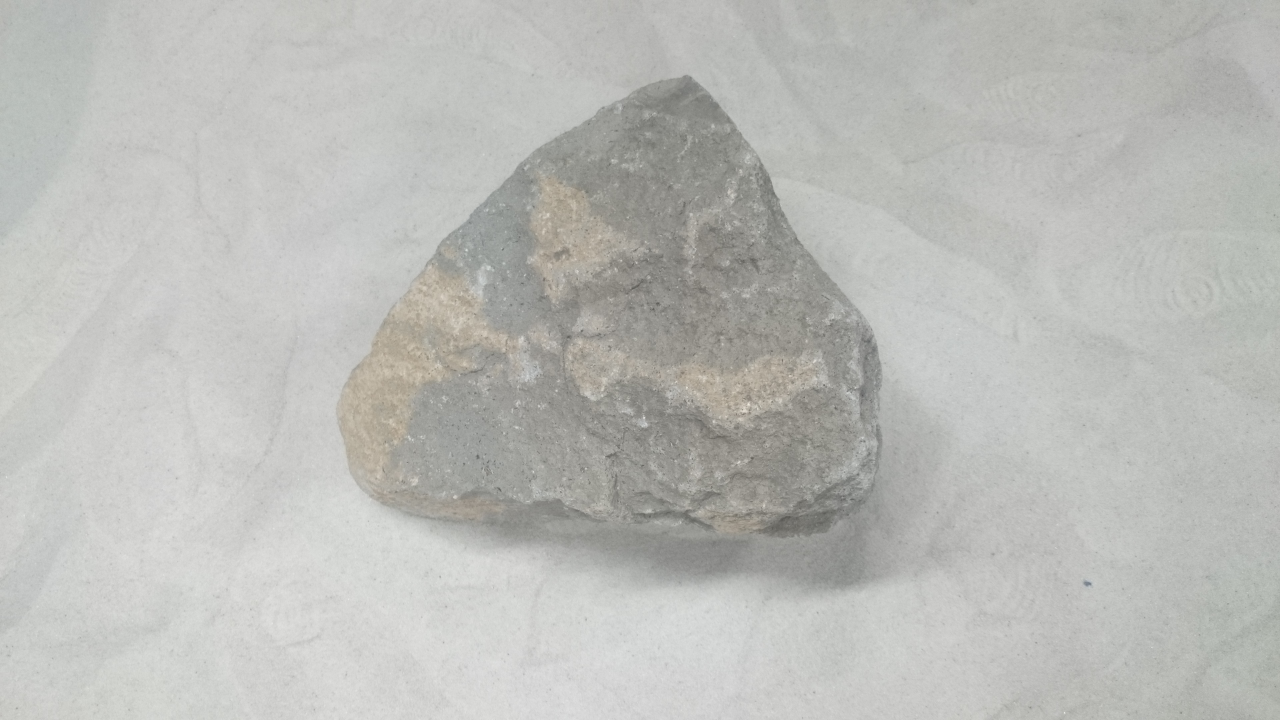
#> input picture image/rock/3.JPG, 3840 x 2160 px, given in place of spiritsol118navcam.jpg, which was not available (shown at 1/3 size)
$ python vj.py ../image/rock/3.JPG   (Python 2 division)   (older library calls are emulated)
#> lines starting #> are read from the running program, lines starting #| are printed output that depends on the picture; long printed decimals are rounded; pictures that were not available may be replaced by others from this repository, and a replacement may not be noted
# -*- coding: utf-8 -*-
'''
Rock Detection based on Saliency Map and Region Growing Algolithm
Usage: $ python rock_detection.py
argv : Image,3ch
dst  : Region of Rocks, 1ch
'''

import cv2
import numpy as np
import matplotlib.pyplot as plt
import matplotlib.patches as mpatches
import skimage.measure as sk
import skimage.segmentation as skseg
import scipy.ndimage as nd

from scipy import misc
from scipy import signal
from mpl_toolkits.mplot3d import Axes3D

import os
import sys
import time
import math
import copy

from get_maxima import getMaxima as getmaxima


class SaliencyMap():

    def __init__(self):
        # いくつのDoGを足し合わせるか
        self.scale = 6

        # gabor kernelのパラメータ
        self.ksize  = (5,5)
        self.sigma = 5
        self.lambd = 5
        self.gamma = 1
        self.GaborKernel_0   = cv2.getGaborKernel(ksize = self.ksize, sigma = self.sigma,theta = 0, lambd = self.lambd, gamma = self.gamma)
        self.GaborKernel_45  = cv2.getGaborKernel(self.ksize, self.sigma, 45, self.lambd,  self.gamma)
        self.GaborKernel_90  = cv2.getGaborKernel(self.ksize, self.sigma, 90, self.lambd,  self.gamma)
        self.GaborKernel_135  = cv2.getGaborKernel(self.ksize, self.sigma, 135, self.lambd,  self.gamma)

    # [197 lines left out: functions SaliencyMap2, SaliencyMap, PostProcessing, GetIntensityCM, GetTextureCM, GetOrientationPyr and 4 more, not called in this run]

class DisplayResult():

    # [38 lines left out: functions display_histgram, display_3D, not called in this run]
        # plt.show()

################################################################################
# main
################################################################################
if __name__ == '__main__':

    # read class
    sm = SaliencyMap()

    # get image
    img = cv2.resize(cv2.imread('../../image/rock/spiritsol118navcam.jpg',0),(512,512))
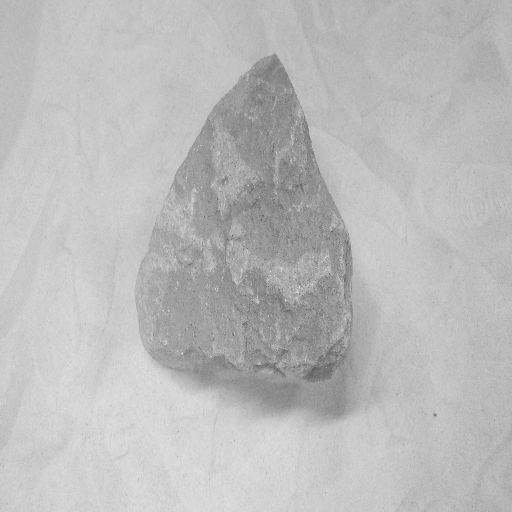
#> img: shape (512, 512); min 89, max 239, mean 187.1
    # img = cv2.resize(cv2.imread('../../image/rock/sol729.jpg',0),(512,512))
    # img = cv2.resize(cv2.imread('../../image/rock/surface.png',0),(512,512))
    cv2.imshow('src',img)

    # main process
    # rd.rock_detection(img)

    kernel   = cv2.getGaborKernel(ksize = (5,5), sigma = 5,theta = np.pi, lambd = 5, gamma = 5,psi = np.pi * 1/2)


    kernel = np.array(kernel)
    # kernel = cv2.normalize(kernel, 0, 255, norm_type = cv2.NORM_MINMAX)
    # kernel = kernel.astype(np.uint8)
    # cv2.imshow('kernel',kernel)
    print kernel


    print np.amax(kernel),np.amax(img),kernel.dtype,img.dtype
#| 0.9322 239 float64 uint8

    gabor  = cv2.filter2D(img, cv2.CV_32F, kernel)
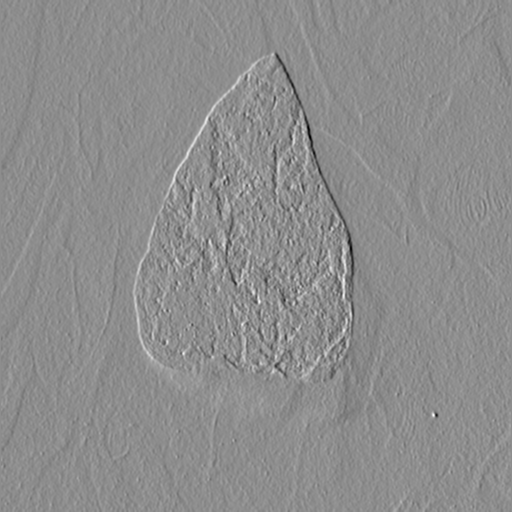
#> gabor: shape (512, 512) float32; min -251.5, max 202.5, mean 0.3; drawn with min black and max white
    gabor = cv2.normalize(gabor, 0, 255, norm_type = cv2.NORM_MINMAX)
    gabor = gabor.astype(np.uint8)
    gabor[gabor<120] = 0
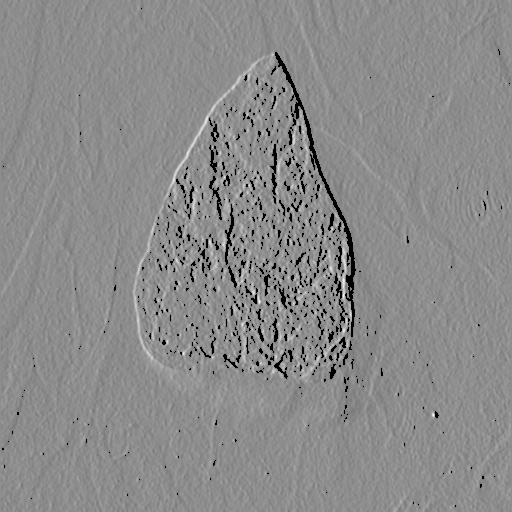
#> gabor: shape (512, 512); min 0, max 255, mean 138.4
    print np.amax(gabor),np.amin(gabor)
#| 255 0
    cv2.imshow('ga',gabor)


    # [11 lines of commented-out code are left out]

    cv2.waitKey(-1)

$ run again, on image/rock/4.JPG
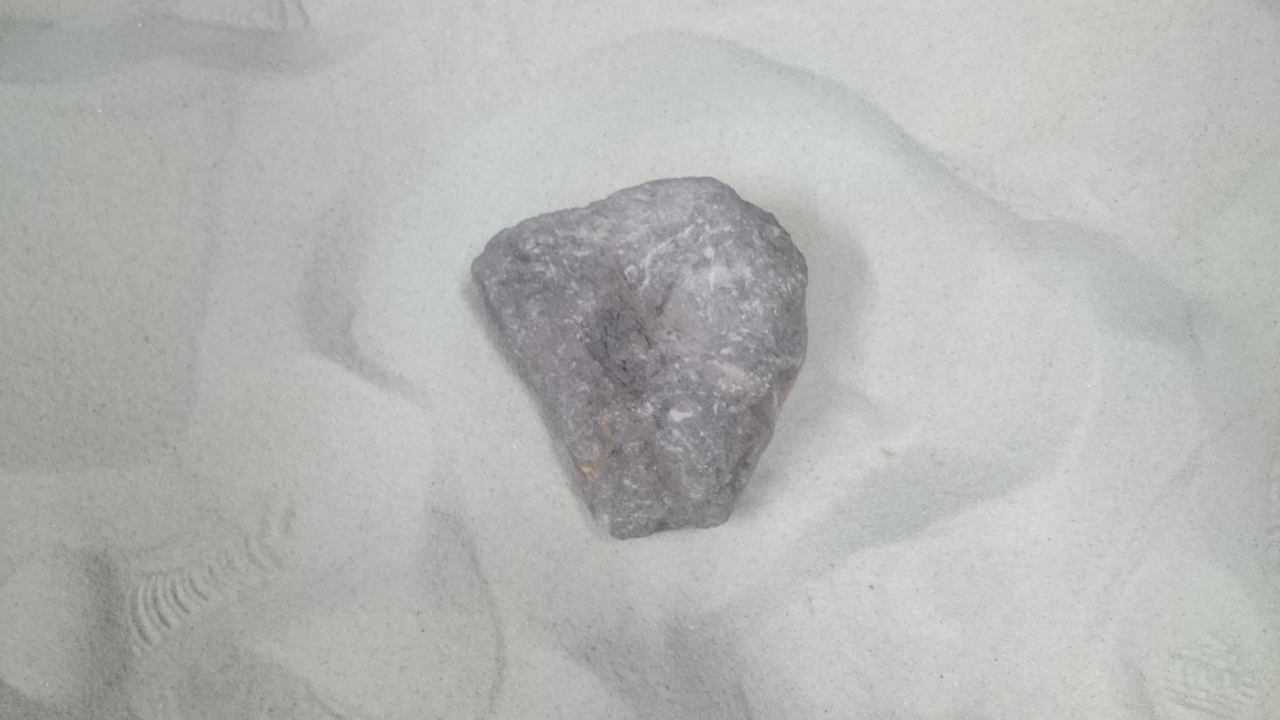
#> input picture image/rock/4.JPG, 3840 x 2160 px, given in place of spiritsol118navcam.jpg, which was not available (shown at 1/3 size)
#> `img = cv2.resize(cv2.imread('../../image/rock/spiritsol118navcam.jpg',..`:
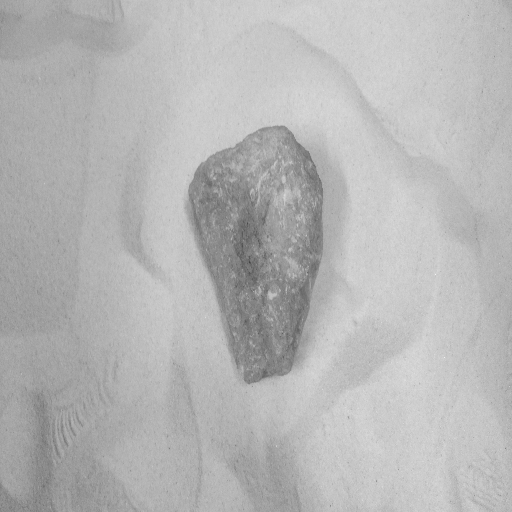
#> img: shape (512, 512); min 65, max 242, mean 181.6
#| 0.9322 242 float64 uint8
#> `gabor[gabor<120] = 0`:
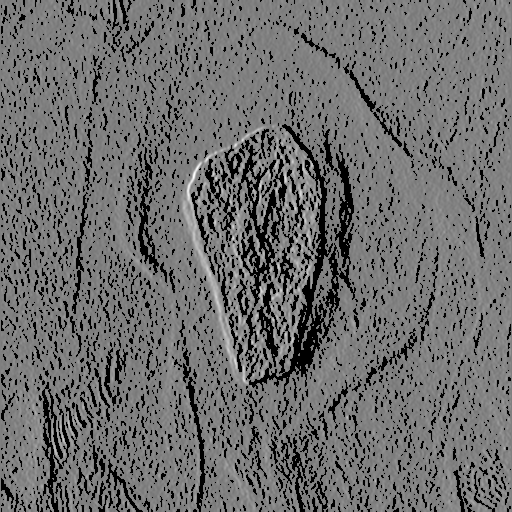
#> gabor: shape (512, 512); min 0, max 255, mean 109
#| 255 0

$ run again, on image/rock/5.JPG
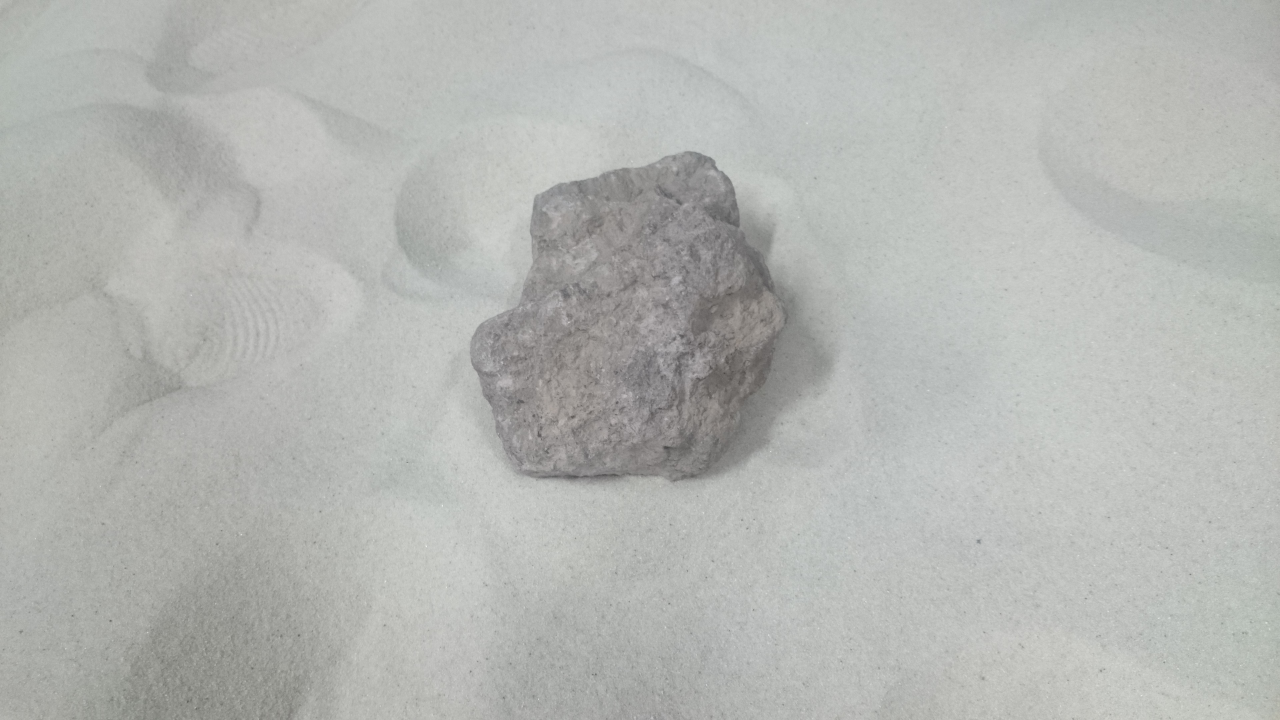
#> input picture image/rock/5.JPG, 3840 x 2160 px, given in place of spiritsol118navcam.jpg, which was not available (shown at 1/3 size)
#> `img = cv2.resize(cv2.imread('../../image/rock/spiritsol118navcam.jpg',..`:
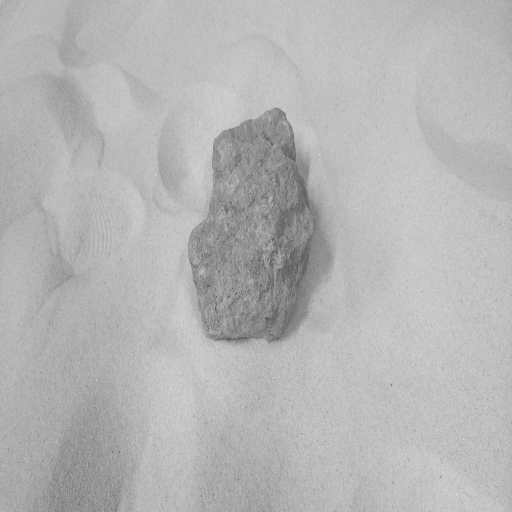
#> img: shape (512, 512); min 75, max 243, mean 180.9
#| 0.9322 243 float64 uint8
#> `gabor[gabor<120] = 0`:
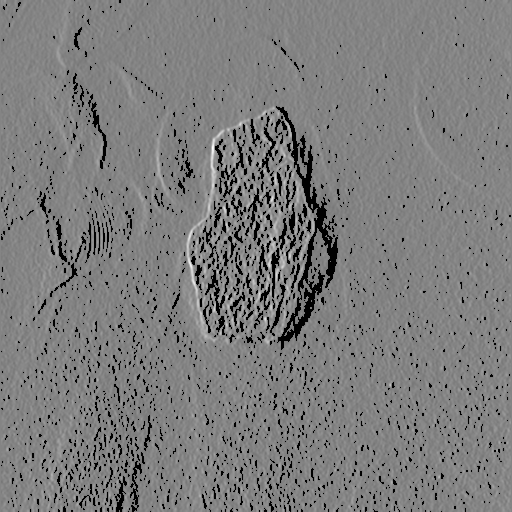
#> gabor: shape (512, 512); min 0, max 255, mean 124.4
#| 255 0
